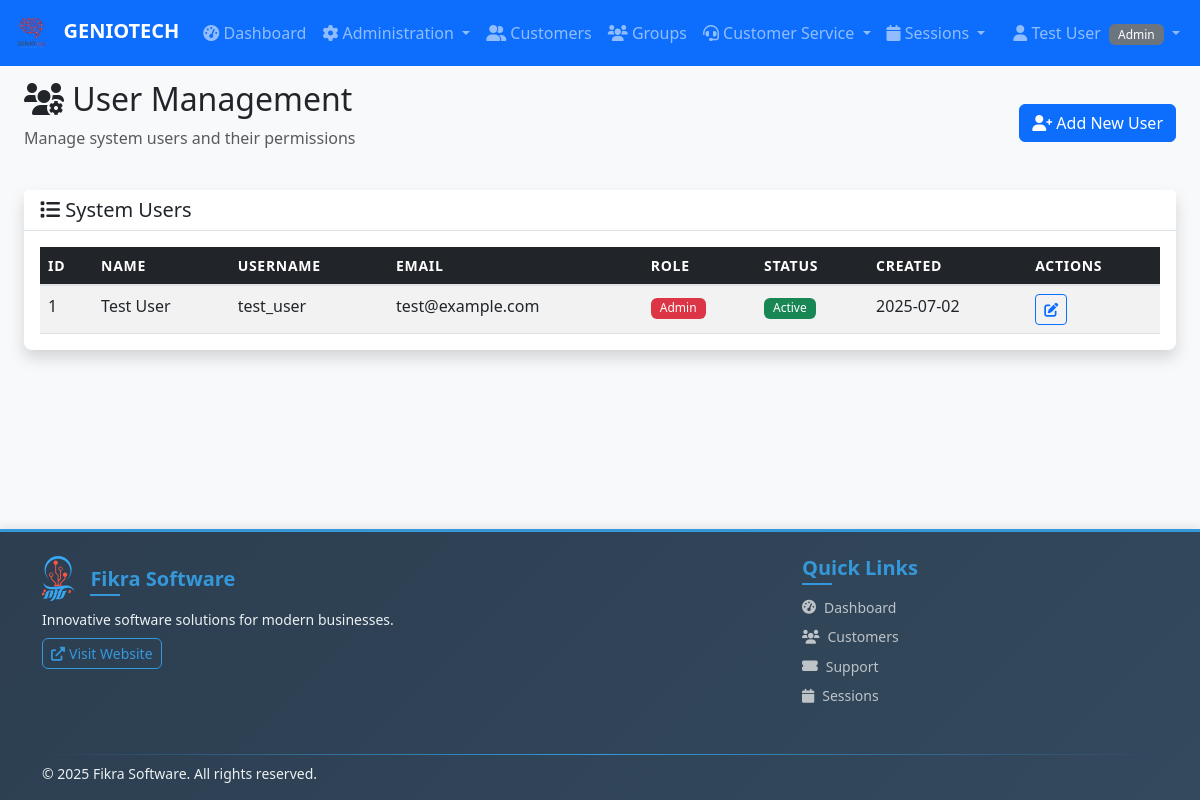
Before: /admin/users (signed in) with the older database file.
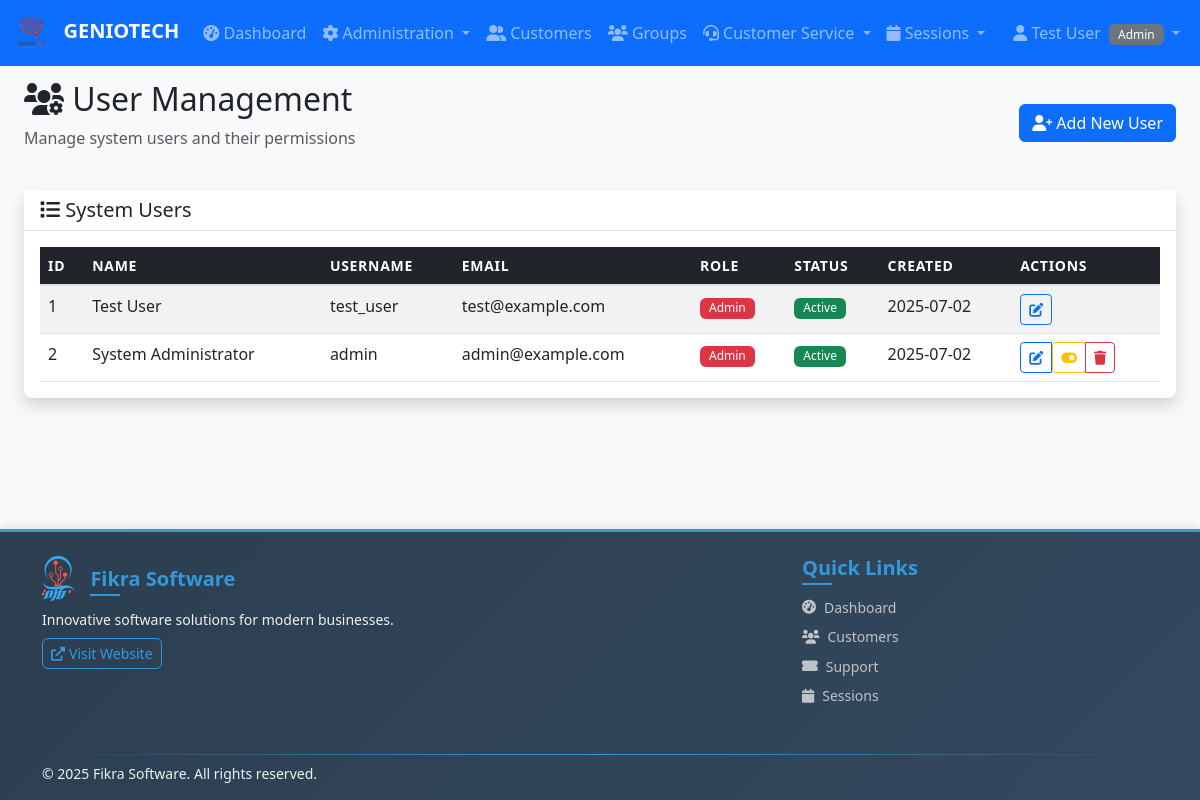
After: the same page with the newer database file.
### app.py (models this page shows)
class User(UserMixin, db.Model):
    id = db.Column(db.Integer, primary_key=True)
    username = db.Column(db.String(80), unique=True, nullable=False)
    email = db.Column(db.String(120), unique=True, nullable=False)
    password_hash = db.Column(db.String(120), nullable=False)
    role = db.Column(db.String(20), nullable=False)  # admin, instructor, customer_service
    first_name = db.Column(db.String(50), nullable=False)
    last_name = db.Column(db.String(50), nullable=False)
    created_at = db.Column(db.DateTime, default=datetime.utcnow)
    is_active = db.Column(db.Boolean, default=True)

### app.py (the view)
@app.route('/admin/users')
@admin_required
def admin_users():
    users = User.query.all()
    return render_template('admin/users.html', users=users)

### app.py (called while the page is built)
@login_manager.user_loader
def load_user(user_id):
    return User.query.get(int(user_id))

def admin_required(f):
    @wraps(f)
    def decorated_function(*args, **kwargs):
        if not current_user.is_authenticated or current_user.role != 'admin':
            flash('Admin access required.', 'error')
            return redirect(url_for('dashboard'))
        return f(*args, **kwargs)
    return decorated_function

### templates/admin/users.html (shortened to what the changed rows need)
{% extends "base.html" %}
{% block content %}
<div class="container-fluid">
    <div class="row">
        <div class="col-12">
            <div class="d-flex justify-content-between align-items-center mb-4">
                <div>
                    <h2><i class="fas fa-users-cog"></i> User Management</h2>
                </div>
            </div>
        </div>
    </div>
    <div class="row">
        <div class="col-12">
            <div class="card shadow">
                <div class="card-body">
                    <div class="table-responsive">
                        <table class="table table-striped table-hover">
                            <thead class="table-dark">
                                <tr>
                                    <th>ID</th>
                                    <th>Name</th>
                                    <th>Username</th>
                                    <th>Email</th>
                                    <th>Role</th>
                                    <th>Status</th>
                                    <th>Created</th>
                                    <th>Actions</th>
                                </tr>
                            </thead>
                            <tbody>
                                {% for user in users %}
                                <tr>
                                    <td>{{ user.id }}</td>
                                    <td>{{ user.first_name }} {{ user.last_name }}</td>
                                    <td>{{ user.username }}</td>
                                    <td>{{ user.email }}</td>
                                    <td>
                                        <span
                                            class="badge bg-{{ 'danger' if user.role == 'admin' else 'primary' if user.role == 'instructor' else 'success' }}">
                                            {{ user.role.title() }}
                                        </span>
                                    </td>
                                    <td>
                                        {% if user.is_active %}
                                        <span class="badge bg-success">Active</span>
                                        {% else %}
                                        <span class="badge bg-secondary">Inactive</span>
                                        {% endif %}
                                    </td>
                                    <td>{{ user.created_at.strftime('%Y-%m-%d') }}</td>
                                    <td>
                                        <div class="btn-group btn-group-sm" role="group">
                                            <a href="{{ url_for('admin_edit_user', user_id=user.id) }}"
                                                class="btn btn-outline-primary btn-sm" title="Edit User">
                                                <i class="fas fa-edit"></i>
                                            </a>
                                            {% if user.id != current_user.id %}
                                            <form method="POST"
                                                action="{{ url_for('admin_toggle_user', user_id=user.id) }}"
                                                class="d-inline">
                                                <button type="submit" class="btn btn-outline-warning btn-sm"
                                                    title="Toggle Status"
                                                    onclick="return confirm('Are you sure you want to {% if user.is_active %}deactivate{% else %}activate{% endif %} this user?')">
                                                    <i
                                                        class="fas fa-toggle-{% if user.is_active %}on{% else %}off{% endif %}"></i>
                                                </button>
                                            </form>
                                            <button type="button" class="btn btn-outline-danger btn-sm"
                                                title="Delete User" data-bs-toggle="modal"
                                                data-bs-target="#deleteModal{{ user.id }}">
                                                <i class="fas fa-trash"></i>
                                            </button>
                                            {% endif %}
                                        </div>
                                    </td>
                                </tr>
                                {% endfor %}
                            </tbody>
                        </table>
                    </div>
                </div>
            </div>
        </div>
    </div>
</div>
{% endblock %}

### templates/base.html (shortened to what the changed rows need)
<!DOCTYPE html>
<html lang="en">
<head>
    <link href="https://cdn.jsdelivr.net/npm/bootstrap@5.3.0/dist/css/bootstrap.min.css" rel="stylesheet">
    <link href="https://cdnjs.cloudflare.com/ajax/libs/font-awesome/6.0.0/css/all.min.css" rel="stylesheet">
    <link href="{{ url_for('static', filename='css/style.css') }}" rel="stylesheet">
</head>
<body>
    {% if current_user.is_authenticated %}
    <nav class="navbar navbar-expand-lg navbar-dark bg-primary">
        <div class="container-fluid">
            <a class="navbar-brand" href="{{ url_for('dashboard') }}">
                <img src="{{ url_for('static', filename='images/GENIOTECH.png') }}" alt="GENIO TECH" height="40"
                    class="me-2">
                GENIOTECH
            </a>
            <div class="collapse navbar-collapse" id="navbarNav">
                <ul class="navbar-nav me-auto">
                    <li class="nav-item">
                        <a class="nav-link" href="{{ url_for('dashboard') }}">
                            <i class="fas fa-tachometer-alt"></i> Dashboard
                        </a>
                    </li>
                    {% if current_user.role == 'admin' %}
                    <li class="nav-item dropdown">
                        <a class="nav-link dropdown-toggle" href="#" role="button" data-bs-toggle="dropdown">
                            <i class="fas fa-cog"></i> Administration
                        </a>
                    </li>
                    {% endif %}
                    {% if current_user.role != 'instructor' %}
                    <li class="nav-item">
                        <a class="nav-link" href="{{ url_for('customers') }}">
                            <i class="fas fa-user-friends"></i> Customers
                        </a>
                    </li>
                    {% endif %}
                    <li class="nav-item">
                        <a class="nav-link" href="{{ url_for('groups') }}">
                            <i class="fas fa-users"></i> Groups
                        </a>
                    </li>
                    {% if current_user.role in ['customer_service', 'admin'] %}
                    <li class="nav-item dropdown">
                        <a class="nav-link dropdown-toggle" href="#" role="button" data-bs-toggle="dropdown">
                            <i class="fas fa-headset"></i> Customer Service
                        </a>
                    </li>
                    {% endif %}
                    {% if current_user.role in ['instructor', 'admin'] %}
                    <li class="nav-item dropdown">
                        <a class="nav-link dropdown-toggle" href="#" role="button" data-bs-toggle="dropdown">
                            <i class="fas fa-calendar"></i> Sessions
                        </a>
                    </li>
                    {% endif %}
                </ul>
                <ul class="navbar-nav">
                    <li class="nav-item dropdown">
                        <a class="nav-link dropdown-toggle" href="#" role="button" data-bs-toggle="dropdown">
                            <i class="fas fa-user"></i> {{ current_user.first_name }} {{ current_user.last_name }}
                            <span class="badge bg-secondary ms-1">{{ current_user.role.title() }}</span>
                        </a>
                    </li>
                </ul>
            </div>
        </div>
    </nav>
    {% endif %}
    <main class="{% if current_user.is_authenticated %}container-fluid mt-4{% endif %}">
        {% block content %}{% endblock %}
    </main>
</body>
</html>

Changed rows visible on the page:
added User: id "2", first_name "System", last_name "Administrator", username "admin", email "admin@example.com", role "Admin", is_active "Active", created_at "2025-07-02"
